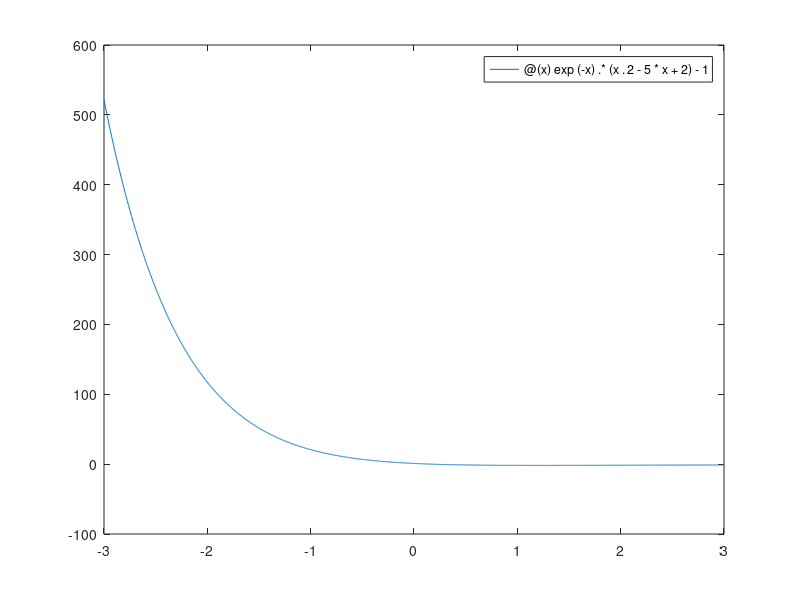

The MATLAB script that drew this image: (Note: this script raises an error after producing the figure.)
%% Ex 2

%% a
g=@(x) exp(-x).*(x.^2-5*x+2)-1;
fplot(g, [-3,3]);
hold on;
fplot(0, [-3,3]);
axis([-5 5 -5 5]);

%% b

a=-1;
b=1;

n=1;
x(n)=(a+b)/2;

for n=1:9
    if g(a)*g(x(n))<0
        b=x(n);
    else
        a=x(n);
    end
    x(n+1)=(a+b)/2;
end
x(10)

%% c

syms xs
gs=symfun(exp(-xs).*(xs.^2-5.*xs+2)-1,xs);

x_star=double(solve(gs==0));
x = -1: 0.0001: 1;
err_abs=abs(x_star-x);

err_rel=err_abs/abs(x_star);

figure(2)
plot(err_abs)
figure(3)
plot(err_rel)

%%
figure(4)
loglog(err_abs)

%% d

x0=0
fzero(gs,x0)